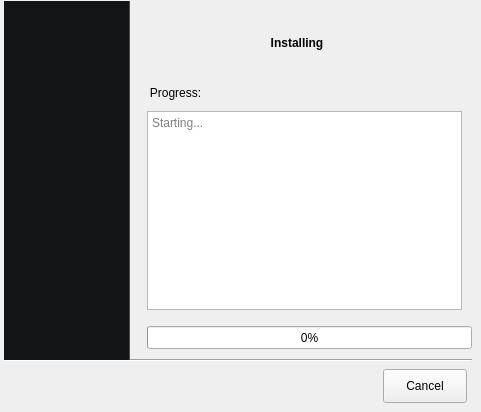
   <widget class="QWidget" name="installProcessPage">
    <widget class="Line" name="optLine_3">
     <property name="geometry">
      <rect>
       <x>4</x>
       <y>350</y>
       <width>468</width>
       <height>20</height>
      </rect>
     </property>
     <property name="orientation">
      <enum>Qt::Orientation::Horizontal</enum>
     </property>
    </widget>
    <widget class="QLabel" name="titleLabel">
     <property name="geometry">
      <rect>
       <x>249</x>
       <y>34</y>
       <width>96</width>
       <height>18</height>
      </rect>
     </property>
     <property name="text">
      <string>&lt;html&gt;&lt;head/&gt;&lt;body&gt;&lt;p align=&quot;center&quot;&gt;&lt;span style=&quot; font-weight:700;&quot;&gt;Installing&lt;/span&gt;&lt;/p&gt;&lt;/body&gt;&lt;/html&gt;</string>
     </property>
    </widget>
    <widget class="QLabel" name="progressLabel">
     <property name="geometry">
      <rect>
       <x>135</x>
       <y>83</y>
       <width>81</width>
       <height>20</height>
      </rect>
     </property>
     <property name="text">
      <string>&lt;html&gt;&lt;head/&gt;&lt;body&gt;&lt;p align=&quot;center&quot;&gt;Progress:&lt;/p&gt;&lt;/body&gt;&lt;/html&gt;</string>
     </property>
     <property name="wordWrap">
      <bool>true</bool>
     </property>
    </widget>
    <widget class="QTextEdit" name="outputView">
     <property name="geometry">
      <rect>
       <x>147</x>
       <y>111</y>
       <width>315</width>
       <height>199</height>
      </rect>
     </property>
     <property name="readOnly">
      <bool>true</bool>
     </property>
     <property name="placeholderText">
      <string>Starting...</string>
     </property>
    </widget>
    <widget class="QProgressBar" name="progressBar">
     <property name="geometry">
      <rect>
       <x>147</x>
       <y>326</y>
       <width>325</width>
       <height>23</height>
      </rect>
     </property>
     <property name="value">
      <number>0</number>
     </property>
    </widget>
    <widget class="QPushButton" name="cancelButton">
     <property name="geometry">
      <rect>
       <x>383</x>
       <y>369</y>
       <width>84</width>
       <height>34</height>
      </rect>
     </property>
     <property name="text">
      <string>Cancel</string>
     </property>
     <property name="icon">
      <iconset resource="../assets/icons.qrc">
       <normaloff>:/default/dialog-cancel.svg</normaloff>:/default/dialog-cancel.svg</iconset>
     </property>
     <property name="iconSize">
      <size>
       <width>16</width>
       <height>16</height>
      </size>
     </property>
     <property name="checkable">
      <bool>false</bool>
     </property>
     <property name="checked">
      <bool>false</bool>
     </property>
     <property name="default">
      <bool>false</bool>
     </property>
     <property name="flat">
      <bool>false</bool>
     </property>
    </widget>
    <widget class="QLabel" name="imageArea_4">
     <property name="geometry">
      <rect>
       <x>4</x>
       <y>1</y>
       <width>126</width>
       <height>359</height>
      </rect>
     </property>
     <property name="styleSheet">
      <string notr="true">background-color: #131416;
border-right: 1px solid #4b4b4b</string>
     </property>
     <property name="text">
      <string/>
     </property>
    </widget>
    <widget class="QLabel" name="beLauncherImage_2">
     <property name="geometry">
      <rect>
       <x>14</x>
       <y>131</y>
       <width>102</width>
       <height>106</height>
      </rect>
     </property>
     <property name="styleSheet">
      <string notr="true">border-image:url(:/images/images/app-icon.png);</string>
     </property>
     <property name="text">
      <string/>
     </property>
    </widget>
   </widget>
